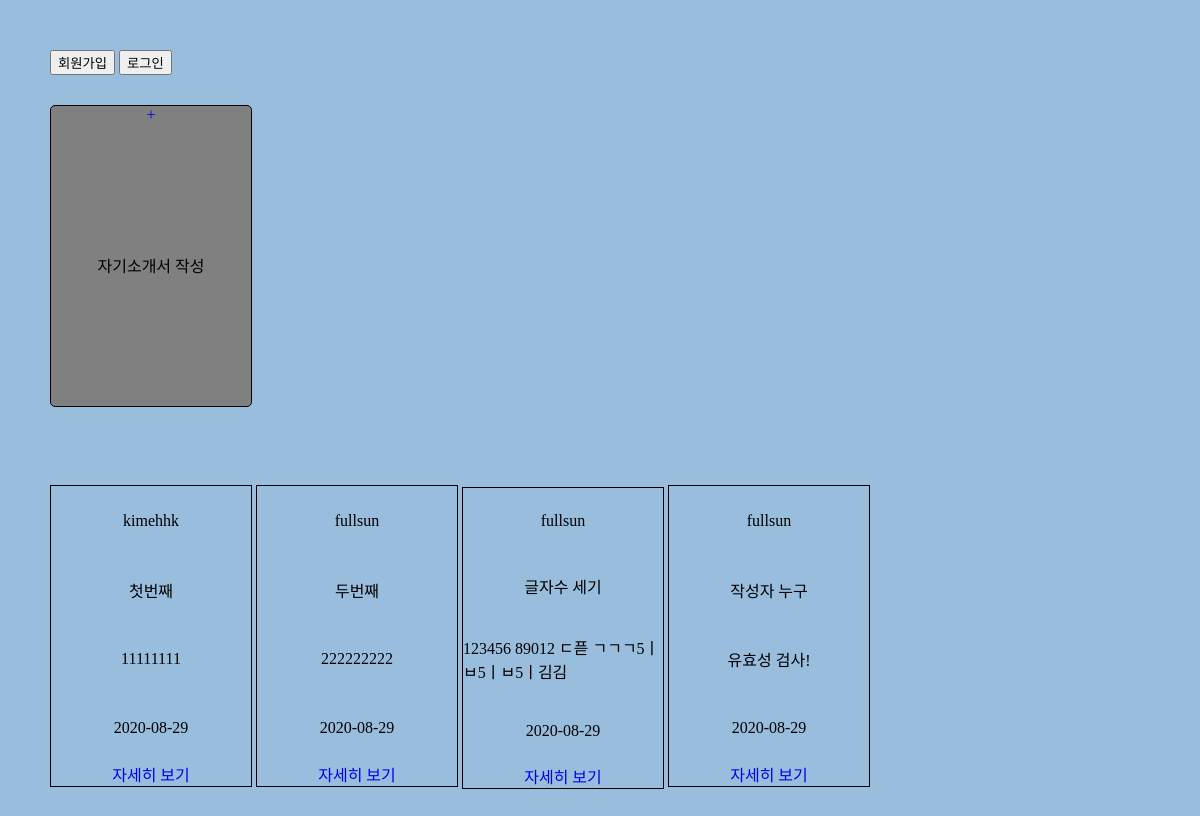
The page / on the database its author committed.
### main/models.py (models this page shows)
class Jasoseol(models.Model):
    title = models.CharField(max_length=50)
    content = models.TextField()
    updated_at = models.DateTimeField(auto_now=True)
    author = models.ForeignKey(User, on_delete=models.CASCADE)

### main/views.py (the view)
# urls.py: path('', views.index, name="index"),
def index(request):
    all = Jasoseol.objects.all()
    return render(request, 'index.html', {'all_jss' : all})

### main/templates/index.html (shortened to what this page needs)
{% load static %}
<!DOCTYPE html>
<html lang="en">
<head>
    <link rel="stylesheet" type="text/css" href="{% static 'css/index.css' %}">
</head>
<body>
    {% if user.is_authenticated %}
    <a href="{% url 'logout' %}">
        <button>로그아웃</button>
    </a>
    {{user}}님 접속
    {% else %}
    <a href="{% url 'signup' %}">
        <button>회원가입</button>
    </a>
    <a href="{% url 'login' %}">
            <button>로그인</button>
    </a>
    {% endif %}
    <div class="make_jss">
        <a href="{%url 'create' %}">
            <div class="plus_btn">
                +
            </div>
        </a>
        <p>자기소개서 작성</p>
    </div>
    <br>
    {% for jss in all_jss %}
    <div class="all_jss">
        <p>{{jss.author}}</p>
        <p>{{jss.title}}</p>
        <p>{{jss.content}}</p>
        <p>{{jss.updated_at|date:"Y-m-d"}}</p>
        <a href="{% url 'detail' jss.id %}">자세히 보기</a>
    </div>
    {% endfor %}
</body>
</html>

### main/static/css/index.css (style rules this page uses)
body { margin: 0; padding: 50px; background-color: rgb(153, 189, 221); }
.make_jss , .all_jss { width: 200px; height: 300px; border: 1px solid black; display: flex; flex-direction: column; align-items: center; margin-bottom: 30px; margin-top: 30px; }
.make_jss { background-color: gray; border-radius: 5px; }
a { text-decoration: none; }
.all_jss { display: inline-flex; }
p { flex: 1; display: flex; align-items: center; }

### rows shown on the page
Jasoseol: author "kimehhk", title "첫번째", content "11111111", updated_at "2020-08-29"
Jasoseol: author "fullsun", title "두번째", content "222222222", updated_at "2020-08-29"
Jasoseol: author "fullsun", title "글자수 세기", content "123456 89012 ㄷ픋 ㄱㄱㄱ5ㅣㅂ5ㅣㅂ5ㅣ김김", updated_at "2020-08-29"
Jasoseol: author "fullsun", title "작성자 누구", content "유효성 검사!", updated_at "2020-08-29"
